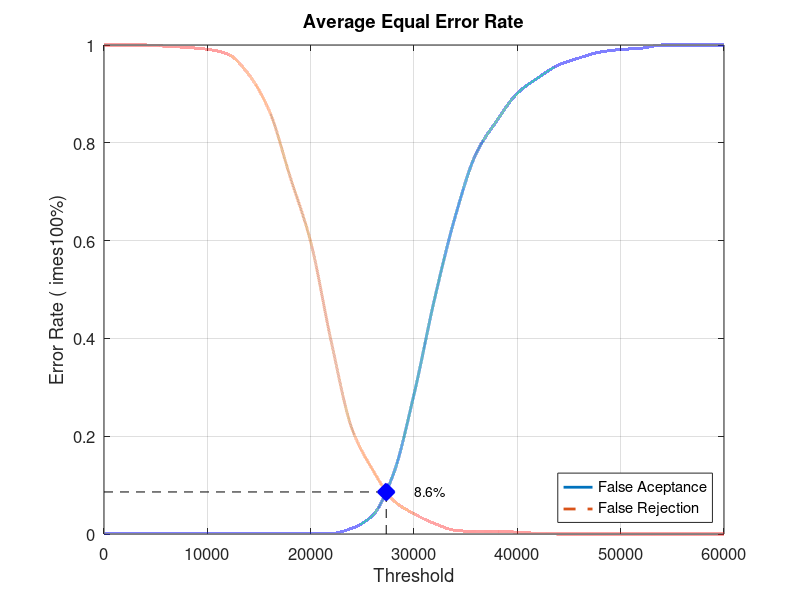
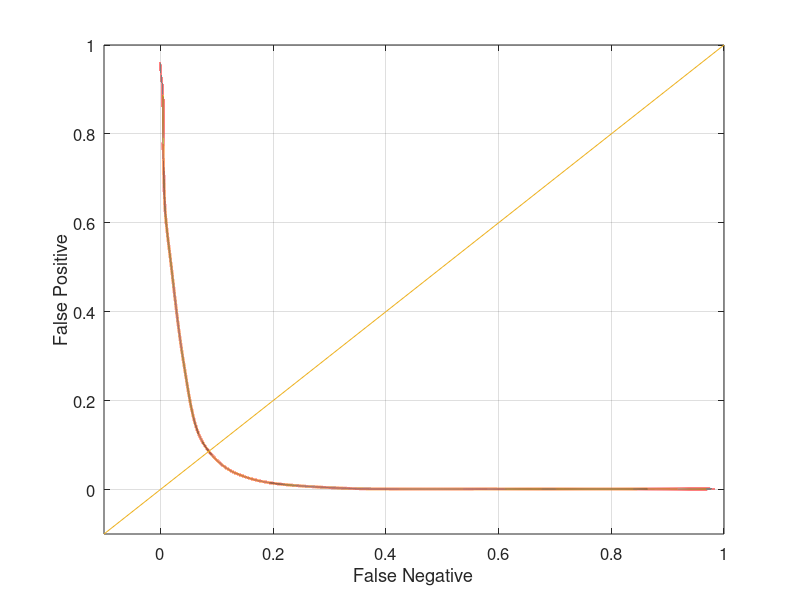

MATLAB code to generate these figures, in order:
close all;
clear;
clc;
x = 0:2000:60000;
xq = 0:0.5:60000;

y0 = [0 0.00131579 0.00131579 0.00131579 0.00131579 0.00131579 0.00131579 0.00131579 0.00131579 0.00131579 0.00131579 0.00131579 0.0118421 0.0381579 0.122368 0.285526 0.481579 0.65 0.777632 0.844737 0.901316 0.932895 0.959211 0.973684 0.985526 0.99079 0.993421 1 1 1 1]
yy0 = interp1(x, y0, xq, 'pchip');
y1 = [1 1 1 0.9975 0.995 0.99125 0.98125 0.94 0.865 0.73125 0.5975 0.3925 0.215 0.13125 0.06875 0.04125 0.02125 0.0075 0.005 0.005 0.00375 0.00125 0 0 0 0 0 0 0 0 0]
yy1 = interp1(x, y1, xq, 'pchip');

% Calculating EER: 
y2 = abs(y0 - y1);
find(y2 == min(y2))
yy2 = abs(yy0 - yy1);
xEER = find(yy2 == min(yy2));
xEERIndex = xq(xEER) % X-axis EER
yEER = yy0(xEER) % Y-axis EER

main = figure
plot(xq, yy0,'-','LineWidth', 2);	hold on
plot(xq, yy1,'--','LineWidth', 2);	hold on
plot([xEERIndex xEERIndex], [0 yEER], 'k--');	hold on
plot([0 xEERIndex], [yEER yEER], 'k--');	hold on
plot(xEERIndex, yEER, 'bx', 'LineWidth', 10);	hold on
text(xEERIndex + 10 * xEERIndex / 100, yEER, [num2str(round((10000 * yEER)) / 100) '%'])
legend('False Aceptance', 'False Rejection', 'Location', 'SouthEast')
xlabel('Threshold')
ylabel('Error Rate (	imes100%)')
title('Average Equal Error Rate')
set(gca, 'FontSize', 12)
axis([0 60000 0 1])
grid on

print(main, 'Experiment3AverageMain', '-dpng');
FNRxFPR = figure('Color', [1 1 1]);
plot(yy1, yy0, '-', yy1, yy0, 'LineWidth', 2);
hold on
y = -0.1:0.1:1
plot(y, y); 
set(gca, 'FontSize', 12)
xlabel('False Negative')
ylabel('False Positive')
axis([-0.1 1 -0.1 1])
set(gca, 'FontSize', 12)
grid on

print(FNRxFPR, 'Experiment3AverageFNRxFPR','-dpng');
